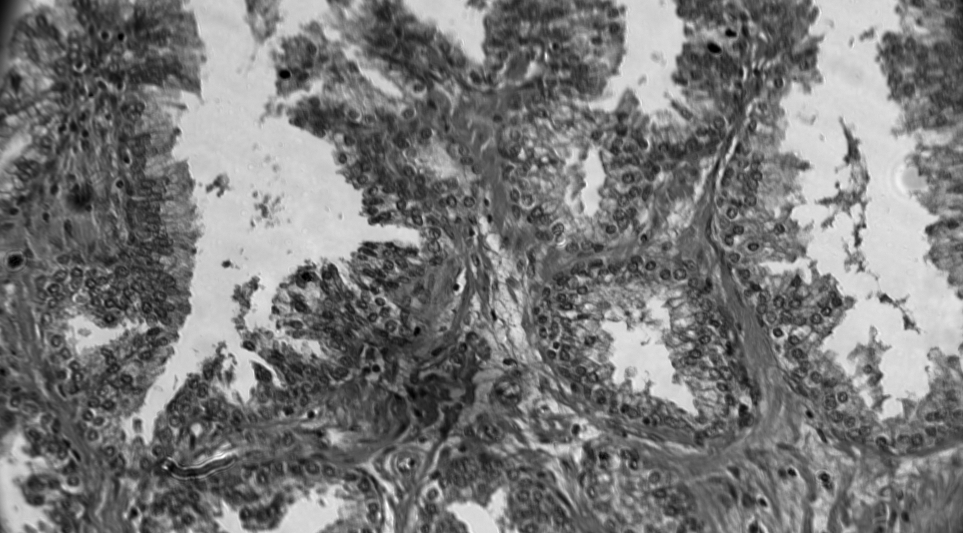
#> input picture image_datasets/originals/Image1.png, 1926 x 1066 px, given in place of thresh300.png, which was not available (shown at 1/2 size)
$ python 1_Preprocessing_Dataset.py
#> lines starting #> are read from the running program, lines starting #| are printed output that depends on the picture; pictures that were not available may be replaced by others from this repository, and a replacement may not be noted
### utils/preprocessing.py
"""
    Created by: Matthew Eadie
    Date: 10/01/22

    Work based off RAMS multiframe super resolution
"""

#import cv2
from cv2 import imread, imwrite, imshow, circle, resize
import cv2
import numpy as np
import os
from glob import glob
from tqdm import tqdm
from scipy import ndimage
from scipy.ndimage import shift, rotate, label
from skimage.transform import rescale
from skimage.feature import masked_register_translation
from scipy.interpolate import griddata
from skimage.measure import regionprops
from math import floor
from numpy.core.function_base import linspace


def load_original(image_path):
    """
    Function to read in original clipped images to allow for dividing into 256x256 size samples

    Parameters
    ----------
    base_path:
        path to image dataset folder
    dataset_number:
        name of original image
    """
    image = imread(image_path)
    return image


#Resize using openCV library
#Interpolation used to resize
# [4 lines left out: function resize_image, not called in this run]


def div_original(base_path, dataset_count, original_image, train_set):
    #Get width and height of image
    width = original_image.shape[1]
    height = original_image.shape[0]

    #Calculate hoow many slices they can be divided into
    width_slices = round(width / 256)-1
    height_slices = round(height / 256)-1
    amount_slices = width_slices * height_slices

    count = 0 #Used to name slices

    #Loop over X and Y axis to crop 256x256 slices
    for x in range(width_slices):
        for y in range(height_slices):
            #Square coordinates to crop
            xStart = x * 256
            xStop = xStart + 256
            yStart = y * 256
            yStop = yStart + 256

            slice = original_image[yStart:yStop,xStart:xStop] #croped slice
            dataset_count = save_slice(base_path, dataset_count, slice, train_set) #Save slice into folder
            count += 1 #Incement count for next slice

    return dataset_count


def save_slice(base_path, dataset_count, image_slice, train_set):

    #Different naming conventions for training and testingg datasets
    if(train_set):
        save_path = base_path + "/imagedata_training" + str(dataset_count)
    else:
        save_path = base_path + "/imagedata_testing" + str(dataset_count)

    #If the directory doesn't exist make it
    if not os.path.isdir(save_path):
        os.mkdir(save_path)

    imwrite(save_path + "/HR.png", image_slice) #Write image into folder as HR
    dataset_count+=1 #increment dataset counter so HR images are overwritten

    return dataset_count


# [32 lines left out: function AverageCores, not called in this run]


def dataset_stack_4D(dataset, segments):
    #Create empty arrays for X and Y
    X = np.empty((len(dataset),256,256,segments)) #X channels = number of rotations
    Y = np.empty((len(dataset),256,256,3)) #Y channels = 3

    for image_number,folder_path in tqdm(enumerate(dataset)):
        #Get path to LR (rotated fibre) images
        #Get path to HR image
        LRs = sorted(glob(folder_path+"/LR*.png"))
        HR = sorted(glob(folder_path+"/HR.png"))

        L = len(LRs) #Number of LR images
        #Empty LR and HR stack for each dataset
        LR_stack = np.empty((256,256,L))

        #Loop over each LR image appending them into stack
        for i,img in enumerate(LRs):
            LR_stack[:,:,i] = imread(img,0)/256 #256,256,Segments

        #Read HR image into HR stack (only need it once)
        HR_stack = imread(HR[0])/256 #256,256,3

        #Add dataset LR and HR stack into arrays containing all datasets
        X[image_number,:,:,:] = LR_stack
        Y[image_number,:,:,:] = HR_stack

    return X, Y


# [27 lines left out: functions dataset_stack_1D, save_stack, not called in this run]

### 1_Preprocessing_Dataset.py
"""
    Created by: Matthew Eadie
    Date: 10/01/22

    Work based off RAMS multiframe super resolution
"""

import cv2
import utils.preprocessing as utils
import os
import matplotlib.pyplot as plt
from glob import glob
from tqdm import tqdm
from PIL import Image
from math import floor
from numpy import zeros
from numpy.core.function_base import linspace
import math


#----------
# Settings

dataset_amount = 15 #Number of datasets
dataset_dir = "image_datasets" #Location of image datasets
dataset_output_dir = "image_stacks"
threshold_scale = 1 #Change the scale of mask
mask_name = "thresh256_x" + str(threshold_scale)
originals_dir = dataset_dir + "/originals/"

img_resolution = 0.316
bundle_resolution = 0.32 #um/pixel

rot_left = -10
rot_right = 10
rot_segments = 11

create_thresh300 = False
create_rotations = True
Slice_Originals = True
Create_Overlays = True
Create_4DStack = True
Create_1DStack = False
#----------


# The lightfield image is threshold to isolate cores
# A 300x300 image is used to stop errors when rotating a 256x256 image
if(create_thresh300):
    light_filed = cv.imread("./image_datasets/originals/lightfield.tif",0)

    #Binarise image
    ret,thresh = cv.threshold(light_filed,51,255,cv2.THRESH_BINARY)

    #Cut out larger 300x300 image for rotation
    thresh300 = np.zeros((300,300))

    height, width  = image.shape
    center = [math.floor(height/2), math.floor(width/2)]

    top = center[0] - 150
    bottom = center[0] + 150
    left = center[1] - 150
    right = center[1] + 150

    thresh300 = thresh[left:right,top:bottom]
    cv.imwrite("./image_datasets/masks/thresh300.png", thresh300)


# To recreate rotating the fibre bundles rotated thresholds are made prior to overlap
# once the 300x300 image is rotated a 256x256 image is cropped out the middle and saved with rotation angle
if(create_rotations):
    thresh300 = Image.open(dataset_dir + "/masks/" + "thresh300.png") #Need to load image with PIL
#> thresh300 is the input picture: PIL image 1926x1066 RGB; min 0, max 255, mean 120.7
    Mask256 = zeros((256,256))  #Empty array to store rotated mask

    for rot in linspace(rot_left, rot_right, rot_segments): #-10,10,11
        bundle_rot = thresh300.rotate(rot) #rotate large fibre bundle (300x300)

        #use the width and height to find centre
        height, width  = bundle_rot.size
        center = [math.floor(height/2), math.floor(width/2)]

        #Coordinates for 256x256 crop
        top = center[0] - 128
        bottom = center[0] + 128
        left = center[1] - 128
        right = center[1] + 128

        #Crop the image using above coordinates
        Mask256 = bundle_rot.crop((left,top,right,bottom))

        #Save rotated 256x256 mask with angle in name
        Mask256.save(dataset_dir + "/masks/" + f'Mask256_{math.floor(rot)}.png', "PNG")
#> this loop made 11 passes
#> pass 1, `bundle_rot = thresh300.rotate(rot)`:
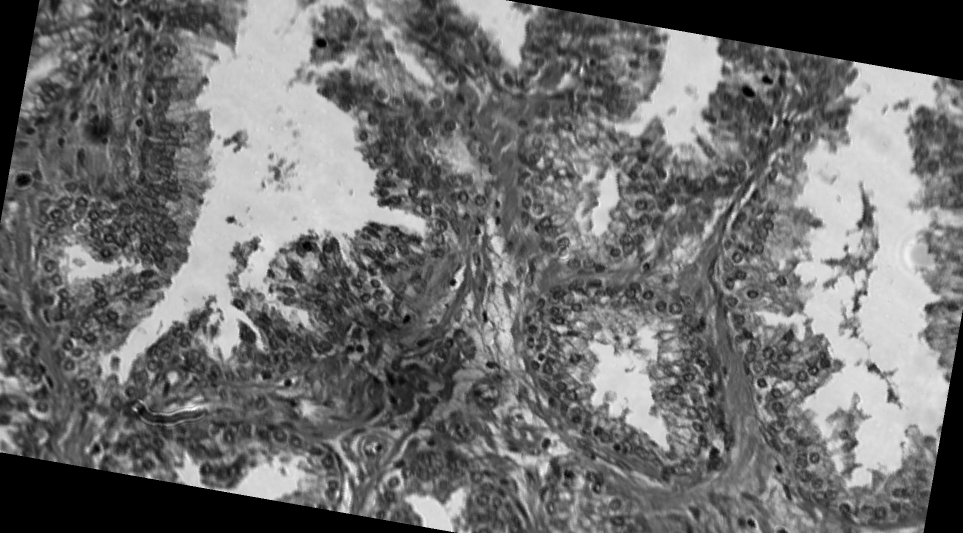
#> bundle_rot: PIL image 1926x1066 RGB (shown at 1/2 size); min 0, max 255, mean 110.5
#> pass 1, `Mask256 = bundle_rot.crop((left,top,right,bottom))`:
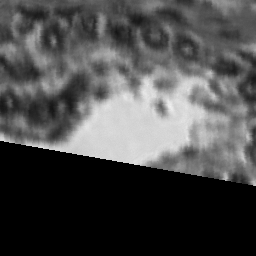
#> Mask256: PIL image 256x256 RGB; min 0, max 241, mean 75.2
#> after the loop:
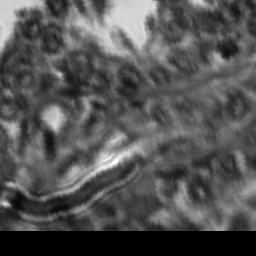
#> Mask256: PIL image 256x256 RGB; min 0, max 255, mean 83.8


#Images are cut into 256x256 to match fibre bundle mask size
#This increases number of training images
#Smaller images train faster
if(Slice_Originals):
    #Split original images into training and testing datasets
    Train_images = sorted(glob(originals_dir + "Image*"))
    Test_images = sorted(glob(originals_dir + "TestImage*"))


    print("Creating training slices from originals")
    dataset_count = 0
    for image_path in tqdm(Train_images): #Loop over all training original images
        dataset_image = utils.load_original(image_path) #Load original image

        #divide originals into 256x256 greyscale slices
        #save slices on original image into new folder per slice
        dataset_count = utils.div_original(dataset_dir, dataset_count, dataset_image, train_set = True)
#> the loop in div_original, `for x in range(width_slices):` made 7 passes
#> pass 1, in save_slice, `imwrite(save_path + "/HR.png", image_slice)`:
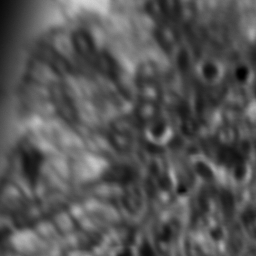
#> saved as HR.png: shape (256, 256, 3); min 0, max 211, mean 85
#> pass 1, in save_slice (call 2), `imwrite(save_path + "/HR.png", image_slice)`:
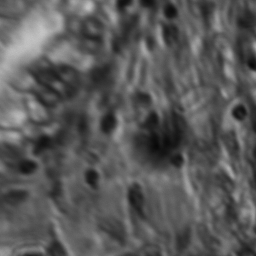
#> saved as HR.png: shape (256, 256, 3); min 7, max 196, mean 88.6
#> pass 1, in save_slice (call 3), `imwrite(save_path + "/HR.png", image_slice)`:
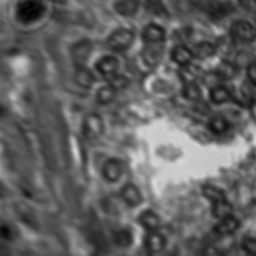
#> saved as HR.png: shape (256, 256, 3); min 0, max 219, mean 97.2
#> pass 2, in save_slice (call 4), `imwrite(save_path + "/HR.png", image_slice)`:
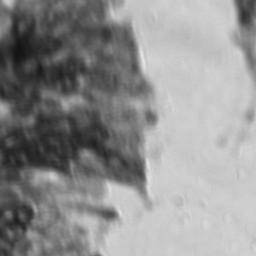
#> saved as HR.png: shape (256, 256, 3); min 18, max 231, mean 143.5
#> after the loop in div_original, `for x in range(width_slices):`: count = 21
#> dataset_count = 21
#> pass 2 of the loop `for image_path in tqdm(Train_images):`:
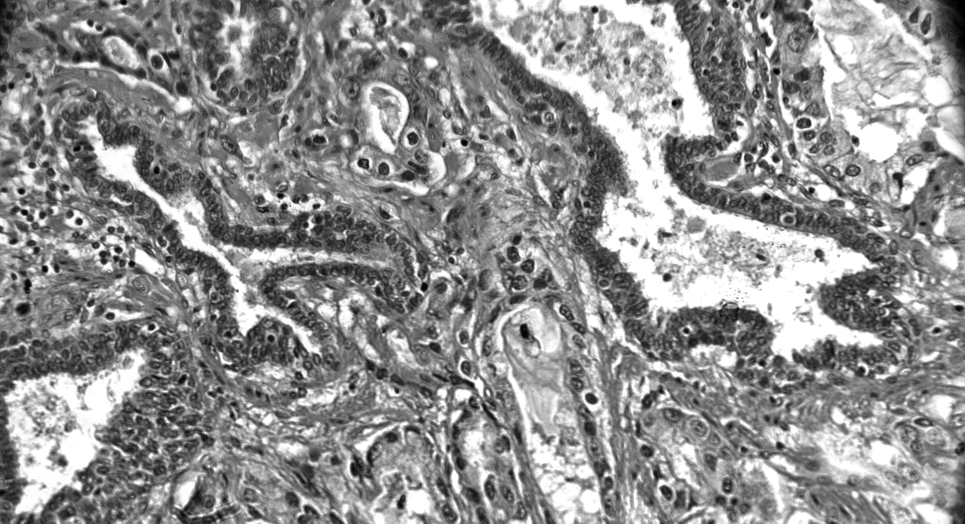
#> input picture image_datasets/originals/Image10.png, 1930 x 1047 px (shown at 1/2 size)
#> in load_original, image is the input picture: shape (1047, 1930, 3); min 0, max 255, mean 143.6
#> the loop in div_original (call 2), `for x in range(width_slices):` made 7 passes
#> pass 1, in save_slice (call 24), `imwrite(save_path + "/HR.png", image_slice)`:
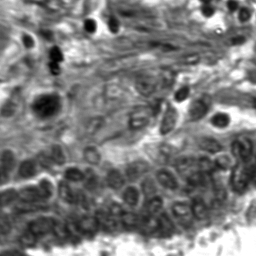
#> saved as HR.png: shape (256, 256, 3); min 0, max 255, mean 122.3
#> `dataset_count = utils.div_original(dataset_dir, dataset_count, dataset..`: dataset_count = 42
#> pass 3 of the loop `for image_path in tqdm(Train_images):`:
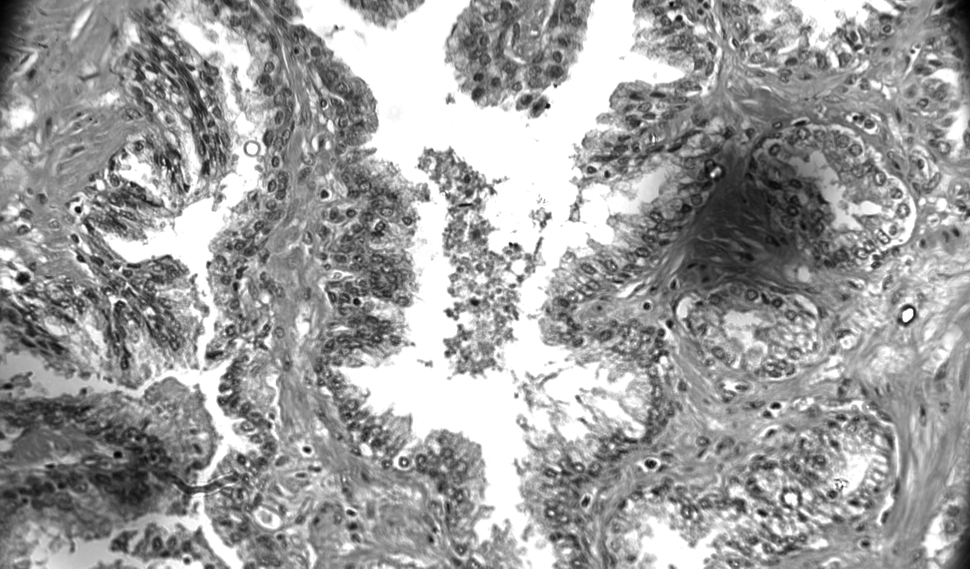
#> input picture image_datasets/originals/Image2.png, 1940 x 1137 px (shown at 1/2 size)
#> in load_original, image is the input picture: shape (1137, 1940, 3); min 0, max 255, mean 158.1
#> the loop in div_original (call 3), `for x in range(width_slices):` made 7 passes
#> pass 1, in save_slice (call 45), `imwrite(save_path + "/HR.png", image_slice)`:
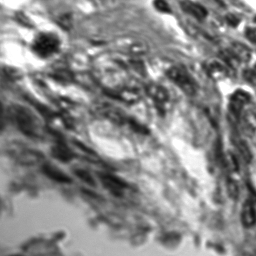
#> saved as HR.png: shape (256, 256, 3); min 9, max 255, mean 134.4
#> `dataset_count = utils.div_original(dataset_dir, dataset_count, dataset..`: dataset_count = 63
#> the loop made 4 passes; the first 3 are shown


    print("Creating testing slices from test originals")
    dataset_count = 0
#> dataset_count = 0
    for image_path in tqdm(Test_images):
        dataset_image = utils.load_original(image_path) #Load original images

        #divide originals into 256x256 greyscale slices
        #save slices on original image into new folder per slice
        dataset_count = utils.div_original(dataset_dir, dataset_count, dataset_image, train_set = False)


#Overlap fibre bundle masks with sliced HR images
if(Create_Overlays):
    print("Creating slice overlays")

    datasets = sorted(glob(dataset_dir +"/imagedata*")) #Get all datasets (including ones for testing)
    masks = sorted(glob(dataset_dir +"/masks/Mask256*")) #Get all rotated 256x256 masks

    for folder_path in tqdm(datasets):
        #Read in HR image of each dataset
        #Image needs to be adjusted to 8bit
        img_HR = cv2.imread(folder_path + "/HR.png",0)/256
#> img_HR: shape (256, 256) float64; min 0, max 0.824, mean 0.332

        for c,mask_path in enumerate(masks): #Loop over each mask
            mask = cv2.imread(mask_path,0) #Read in rotated mask

            masked = img_HR * mask #Multiply image with binary mask

            bundle_ave = utils.AverageCores(masked) #Average cores so each one only contains one value

            cv2.imwrite(folder_path + f'/LR{c}.png', bundle_ave) #Save overlapped image into dataset folder
#> pass 2 of the loop `for folder_path in tqdm(datasets):`:
#> `img_HR = cv2.imread(folder_path + "/HR.png",0)/256`:
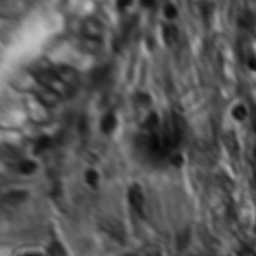
#> img_HR: shape (256, 256) float64; min 0.0273, max 0.766, mean 0.346
#> pass 3 of the loop `for folder_path in tqdm(datasets):`:
#> `img_HR = cv2.imread(folder_path + "/HR.png",0)/256`:
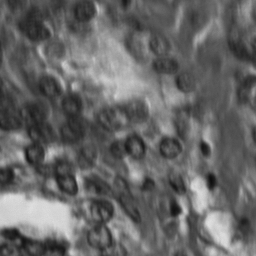
#> img_HR: shape (256, 256) float64; min 0.0586, max 0.879, mean 0.401
#> the loop made 84 passes; the first 3 are shown


if (Create_4DStack):
    #Empty arrays to store different datasets
    #X - Low resolution fibre bundle images
    #Y - HR slices used as ground truth for comparison
    X_train = []; Y_train = [] #Datasets used fortraining model
#> after `X_train = []`: X_train = []
    X_val = []; Y_val = [] #Datasets used for validation of training
    X_test = []; Y_test = [] #Datasets used for testing trained model

    #Path to training and testing datasets
    training_datasets = sorted(glob(dataset_dir +"/imagedata_training*"))
    testing_datasets = sorted(glob(dataset_dir +"/imagedata_testing*"))

    #Order for testing dataset important for stitching
    testing_datasets.sort(key=lambda f: int(''.join(filter(str.isdigit, f))))

    #Create 4D stacks of training images
    print("Creating training 4D stacks")
    X_train_stack, Y_train_stack = utils.dataset_stack_4D(training_datasets, rot_segments)
#> (the run stopped early here; a loop or call above may not have finished)
